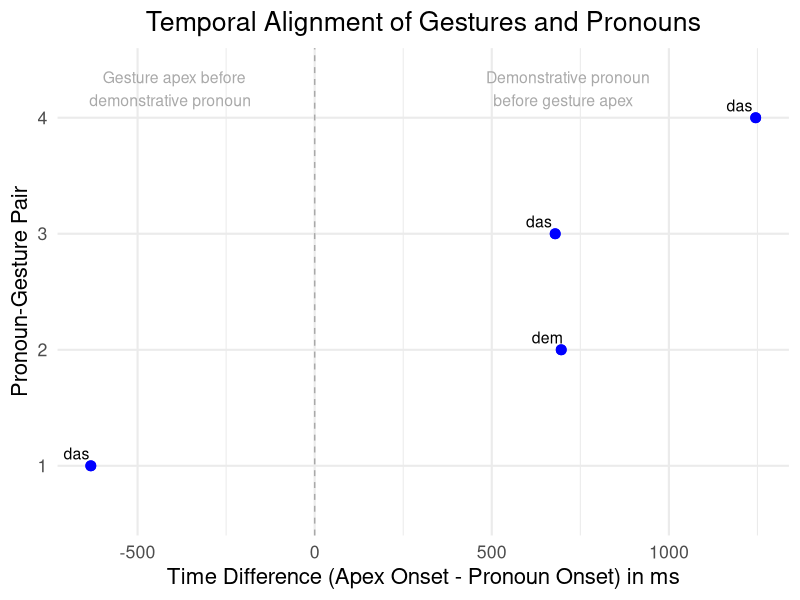

The R source for this figure:


library(readr)
library(ggplot2)
library(dplyr)
library(ggrepel)

# Read the matched results file
df <- read_csv("preprocessed_data/1_alignment_data.csv")

# Convert match_index to a factor for categorical plotting
df$match_index <- as.factor(df$match_index)

# Separate demonstrative pronouns and gesture apex data
pronouns <- df %>% filter(modality == "demonstrative_pronoun")
gestures <- df %>% filter(modality == "gesture_apex")

# Match gesture apex to closest demonstrative pronoun within 2000ms
matches <- gestures %>%
  rowwise() %>%
  mutate(
    closest_pronoun = pronouns$onset[which.min(abs(pronouns$onset - onset))],
    alignment_difference = onset - closest_pronoun
  ) %>%
  filter(abs(alignment_difference) <= 2000)

# Determine dynamic positions
x_min <- min(matches$alignment_difference, na.rm = TRUE)
x_max <- max(matches$alignment_difference, na.rm = TRUE)
y_max_scatter <- nrow(matches) + 1  # Slightly above the highest point

# Scatter plot: Temporal alignment of gesture-pronoun pairs
(
  ggplot(df, aes(x = alignment_difference, y = match_index)) +
    geom_point(size = 3, color = "blue") +
    geom_text_repel(aes(label = demonstrative_pronoun), 
                    hjust = 0, vjust = 1, size = 4) +
    geom_vline(xintercept = 0, color = "darkgrey", linetype = "dashed") +
    labs(title = "Temporal Alignment of Gestures and Pronouns",
         x = "Time Difference (Apex Onset - Pronoun Onset) in ms",
         y = "Pronoun-Gesture Pair") +
    annotate("text", x = x_min * 0.5, y = y_max_scatter * 0.85, 
             label = "Gesture apex before\ndemonstrative pronoun",
             colour = "darkgrey", hjust = 0.7, size = 4) +
    annotate("text", x = x_max * 0.5, y = y_max_scatter * 0.85, 
             label = "Demonstrative pronoun\nbefore gesture apex",
             colour = "darkgrey", hjust = 0.3, size = 4) +
    theme_minimal(base_size = 16) +
    theme(plot.title = element_text(hjust = 0.5))
) %>%
  ggsave(filename = '1_scatterplot.png', path = 'plots', 
         width = 9, height = 5)

